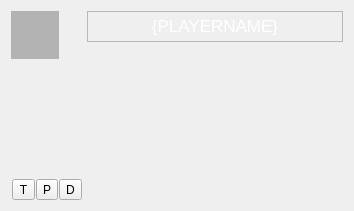
<ui version="4.0" >
 <class>LocalPlayerWidget</class>
 <widget class="QWidget" name="LocalPlayerWidget" >
  <property name="geometry" >
   <rect>
    <x>0</x>
    <y>0</y>
    <width>354</width>
    <height>195</height>
   </rect>
  </property>
  <property name="sizePolicy" >
   <sizepolicy vsizetype="Preferred" hsizetype="Preferred" >
    <horstretch>0</horstretch>
    <verstretch>0</verstretch>
   </sizepolicy>
  </property>
  <property name="minimumSize" >
   <size>
    <width>0</width>
    <height>0</height>
   </size>
  </property>
  <property name="baseSize" >
   <size>
    <width>0</width>
    <height>0</height>
   </size>
  </property>
  <property name="windowTitle" >
   <string>Form</string>
  </property>
  <layout class="QHBoxLayout" name="horizontalLayout_3" >
   <property name="spacing" >
    <number>4</number>
   </property>
   <item>
    <layout class="QGridLayout" name="gridLayout" >
     <property name="horizontalSpacing" >
      <number>4</number>
     </property>
     <property name="verticalSpacing" >
      <number>0</number>
     </property>
     <item row="0" column="0" >
      <layout class="QVBoxLayout" name="verticalLayout_3" >
       <property name="spacing" >
        <number>2</number>
       </property>
       <item>
        <widget class="QLabel" name="mp_labelAvatar" >
         <property name="sizePolicy" >
          <sizepolicy vsizetype="Fixed" hsizetype="Fixed" >
           <horstretch>0</horstretch>
           <verstretch>0</verstretch>
          </sizepolicy>
         </property>
         <property name="minimumSize" >
          <size>
           <width>48</width>
           <height>48</height>
          </size>
         </property>
         <property name="maximumSize" >
          <size>
           <width>48</width>
           <height>48</height>
          </size>
         </property>
         <property name="styleSheet" >
          <string notr="true" >background-color: rgba(0, 0, 0, 64);
color: white;
font: oblique 7pt "DejaVu Sans";</string>
         </property>
         <property name="text" >
          <string/>
         </property>
         <property name="textFormat" >
          <enum>Qt::LogText</enum>
         </property>
         <property name="alignment" >
          <set>Qt::AlignCenter</set>
         </property>
        </widget>
       </item>
       <item>
        <widget class="client::CardWidget" native="1" name="mp_roleCardWidget" />
       </item>
       <item>
        <spacer name="verticalSpacer_2" >
         <property name="orientation" >
          <enum>Qt::Vertical</enum>
         </property>
         <property name="sizeHint" stdset="0" >
          <size>
           <width>20</width>
           <height>0</height>
          </size>
         </property>
        </spacer>
       </item>
      </layout>
     </item>
     <item row="0" column="1" >
      <layout class="QVBoxLayout" name="verticalLayout_2" >
       <item>
        <widget class="client::PlayerCharacterWidget" native="1" name="mp_characterWidget" />
       </item>
       <item>
        <spacer name="verticalSpacer_3" >
         <property name="orientation" >
          <enum>Qt::Vertical</enum>
         </property>
         <property name="sizeHint" stdset="0" >
          <size>
           <width>20</width>
           <height>0</height>
          </size>
         </property>
        </spacer>
       </item>
      </layout>
     </item>
     <item row="1" column="0" colspan="2" >
      <layout class="QHBoxLayout" name="horizontalLayout_2" >
       <item>
        <widget class="QToolButton" name="mp_buttonEndTurn" >
         <property name="text" >
          <string>T</string>
         </property>
        </widget>
       </item>
       <item>
        <widget class="QToolButton" name="mp_buttonPass" >
         <property name="text" >
          <string>P</string>
         </property>
        </widget>
       </item>
       <item>
        <widget class="QToolButton" name="mp_buttonDiscard" >
         <property name="text" >
          <string>D</string>
         </property>
         <property name="checkable" >
          <bool>true</bool>
         </property>
        </widget>
       </item>
      </layout>
     </item>
    </layout>
   </item>
   <item>
    <layout class="QVBoxLayout" name="verticalLayout" >
     <item>
      <layout class="QHBoxLayout" name="horizontalLayout" >
       <property name="spacing" >
        <number>0</number>
       </property>
       <item>
        <widget class="QLabel" name="mp_labelPlayerName" >
         <property name="sizePolicy" >
          <sizepolicy vsizetype="Fixed" hsizetype="Expanding" >
           <horstretch>0</horstretch>
           <verstretch>0</verstretch>
          </sizepolicy>
         </property>
         <property name="font" >
          <font>
           <pointsize>13</pointsize>
          </font>
         </property>
         <property name="styleSheet" >
          <string notr="true" >color: white;</string>
         </property>
         <property name="frameShape" >
          <enum>QFrame::StyledPanel</enum>
         </property>
         <property name="text" >
          <string>{PLAYERNAME}</string>
         </property>
         <property name="scaledContents" >
          <bool>false</bool>
         </property>
         <property name="alignment" >
          <set>Qt::AlignHCenter|Qt::AlignTop</set>
         </property>
        </widget>
       </item>
      </layout>
     </item>
     <item>
      <spacer name="verticalSpacer" >
       <property name="orientation" >
        <enum>Qt::Vertical</enum>
       </property>
       <property name="sizeHint" stdset="0" >
        <size>
         <width>20</width>
         <height>0</height>
        </size>
       </property>
      </spacer>
     </item>
     <item>
      <widget class="client::CardList" native="1" name="mp_table" >
       <property name="sizePolicy" >
        <sizepolicy vsizetype="Fixed" hsizetype="Expanding" >
         <horstretch>0</horstretch>
         <verstretch>0</verstretch>
        </sizepolicy>
       </property>
       <property name="minimumSize" >
        <size>
         <width>0</width>
         <height>75</height>
        </size>
       </property>
      </widget>
     </item>
     <item>
      <widget class="client::CardList" native="1" name="mp_hand" >
       <property name="sizePolicy" >
        <sizepolicy vsizetype="Fixed" hsizetype="Expanding" >
         <horstretch>0</horstretch>
         <verstretch>0</verstretch>
        </sizepolicy>
       </property>
       <property name="minimumSize" >
        <size>
         <width>0</width>
         <height>75</height>
        </size>
       </property>
      </widget>
     </item>
    </layout>
   </item>
  </layout>
 </widget>
 <customwidgets>
  <customwidget>
   <class>client::PlayerCharacterWidget</class>
   <extends>QWidget</extends>
   <header>playercharacterwidget.h</header>
   <container>1</container>
  </customwidget>
  <customwidget>
   <class>client::CardList</class>
   <extends>QWidget</extends>
   <header>cardlist.h</header>
   <container>1</container>
  </customwidget>
  <customwidget>
   <class>client::CardWidget</class>
   <extends>QWidget</extends>
   <header>cardwidget.h</header>
   <container>1</container>
  </customwidget>
 </customwidgets>
 <resources/>
 <connections/>
</ui>
